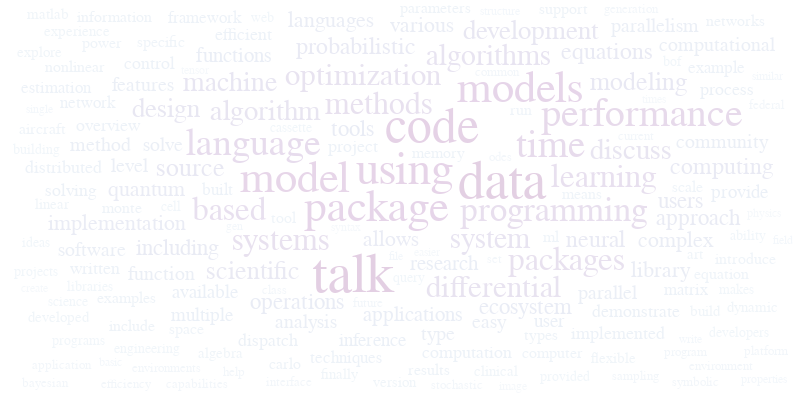

Here is the Vega-Lite specification saved for this chart:
### Vega specification from a JSON file in a GitHub repository (floating-point values rounded to 4 significant figures; data arrays with more than 128 entries replaced by an {"elided": "..."} marker saying what was removed)
{"height": 400, "padding": 0, "marks": [{"encode": {"update": {"fillOpacity": [{"test": "indexof(datum.talks, hoverID) > 0", "value": 1}, {"value": 0.2}]}, "hover": {"fillOpacity": {"value": 1}}, "enter": {"text": {"field": "text"}, "baseline": {"value": "alphabetic"}, "fill": {"field": "count", "scale": "color"}, "align": {"value": "center"}}}, "from": {"data": "table"}, "type": "text", "transform": [{"padding": 2, "fontSizeRange": [12, 56], "font": "Helvetica Neue, Arial", "size": [800, 400], "text": {"field": "text"}, "type": "wordcloud", "fontSize": {"field": "datum.count"}}]}], "data": [{"name": "table", "values": {"elided": "201 records"}}], "scales": [{"name": "color", "range": {"scheme": "bluepurple"}, "domain": {"data": "table", "field": "count"}, "type": "log"}], "width": 800, "signals": [{"name": "hoverID", "value": 0}]}
